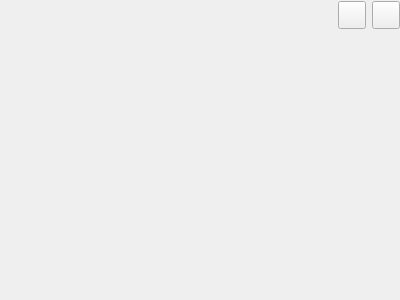
<?xml version="1.0" encoding="UTF-8"?>
<ui version="4.0">
 <class>SkinWindow</class>
 <widget class="QWidget" name="SkinWindow">
  <property name="geometry">
   <rect>
    <x>0</x>
    <y>0</y>
    <width>400</width>
    <height>300</height>
   </rect>
  </property>
  <property name="sizePolicy">
   <sizepolicy hsizetype="Fixed" vsizetype="Fixed">
    <horstretch>0</horstretch>
    <verstretch>0</verstretch>
   </sizepolicy>
  </property>
  <property name="minimumSize">
   <size>
    <width>400</width>
    <height>300</height>
   </size>
  </property>
  <property name="maximumSize">
   <size>
    <width>400</width>
    <height>300</height>
   </size>
  </property>
  <property name="windowTitle">
   <string>SkinWindow</string>
  </property>
  <widget class="QWidget" name="titleWidget" native="true">
   <property name="geometry">
    <rect>
     <x>0</x>
     <y>0</y>
     <width>400</width>
     <height>30</height>
    </rect>
   </property>
   <property name="sizePolicy">
    <sizepolicy hsizetype="Fixed" vsizetype="Fixed">
     <horstretch>0</horstretch>
     <verstretch>0</verstretch>
    </sizepolicy>
   </property>
   <property name="minimumSize">
    <size>
     <width>400</width>
     <height>30</height>
    </size>
   </property>
   <property name="maximumSize">
    <size>
     <width>400</width>
     <height>30</height>
    </size>
   </property>
   <property name="titleSkin" stdset="0">
    <bool>true</bool>
   </property>
   <layout class="QHBoxLayout" name="horizontalLayout">
    <property name="topMargin">
     <number>0</number>
    </property>
    <property name="rightMargin">
     <number>0</number>
    </property>
    <property name="bottomMargin">
     <number>0</number>
    </property>
    <item>
     <widget class="QLabel" name="titleIcon">
      <property name="sizePolicy">
       <sizepolicy hsizetype="Fixed" vsizetype="Fixed">
        <horstretch>0</horstretch>
        <verstretch>0</verstretch>
       </sizepolicy>
      </property>
      <property name="minimumSize">
       <size>
        <width>42</width>
        <height>18</height>
       </size>
      </property>
      <property name="maximumSize">
       <size>
        <width>42</width>
        <height>18</height>
       </size>
      </property>
      <property name="text">
       <string/>
      </property>
     </widget>
    </item>
    <item>
     <spacer name="horizontalSpacer">
      <property name="orientation">
       <enum>Qt::Horizontal</enum>
      </property>
      <property name="sizeHint" stdset="0">
       <size>
        <width>267</width>
        <height>20</height>
       </size>
      </property>
     </spacer>
    </item>
    <item>
     <widget class="QPushButton" name="sysmin">
      <property name="sizePolicy">
       <sizepolicy hsizetype="Fixed" vsizetype="Fixed">
        <horstretch>0</horstretch>
        <verstretch>0</verstretch>
       </sizepolicy>
      </property>
      <property name="minimumSize">
       <size>
        <width>28</width>
        <height>28</height>
       </size>
      </property>
      <property name="maximumSize">
       <size>
        <width>28</width>
        <height>28</height>
       </size>
      </property>
      <property name="text">
       <string/>
      </property>
     </widget>
    </item>
    <item>
     <widget class="QPushButton" name="sysclose">
      <property name="sizePolicy">
       <sizepolicy hsizetype="Fixed" vsizetype="Fixed">
        <horstretch>0</horstretch>
        <verstretch>0</verstretch>
       </sizepolicy>
      </property>
      <property name="minimumSize">
       <size>
        <width>28</width>
        <height>28</height>
       </size>
      </property>
      <property name="maximumSize">
       <size>
        <width>28</width>
        <height>28</height>
       </size>
      </property>
      <property name="text">
       <string/>
      </property>
     </widget>
    </item>
   </layout>
  </widget>
  <widget class="QWidget" name="bodyWidget" native="true">
   <property name="geometry">
    <rect>
     <x>0</x>
     <y>30</y>
     <width>400</width>
     <height>270</height>
    </rect>
   </property>
   <property name="sizePolicy">
    <sizepolicy hsizetype="Fixed" vsizetype="Fixed">
     <horstretch>0</horstretch>
     <verstretch>0</verstretch>
    </sizepolicy>
   </property>
   <property name="minimumSize">
    <size>
     <width>400</width>
     <height>270</height>
    </size>
   </property>
   <property name="maximumSize">
    <size>
     <width>400</width>
     <height>270</height>
    </size>
   </property>
   <layout class="QGridLayout" name="gridLayout">
    <property name="leftMargin">
     <number>9</number>
    </property>
    <property name="topMargin">
     <number>9</number>
    </property>
    <property name="rightMargin">
     <number>9</number>
    </property>
    <property name="bottomMargin">
     <number>15</number>
    </property>
    <property name="spacing">
     <number>6</number>
    </property>
   </layout>
  </widget>
 </widget>
 <layoutdefault spacing="6" margin="11"/>
 <resources/>
 <connections/>
</ui>
